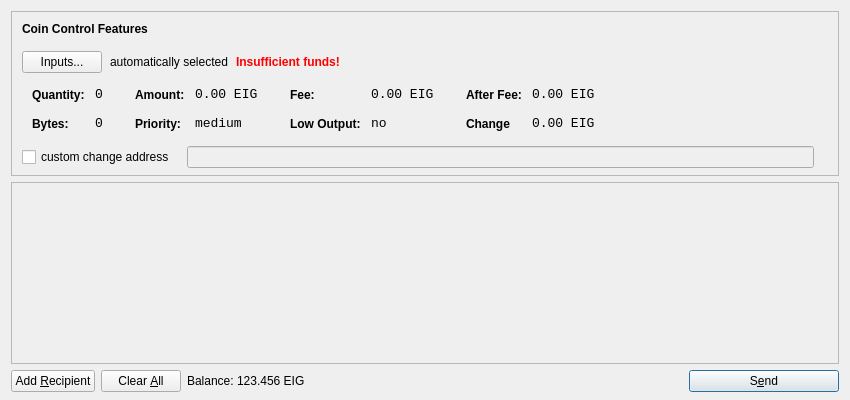
<?xml version="1.0" encoding="UTF-8"?>
<ui version="4.0">
 <class>SendCoinsDialog</class>
 <widget class="QDialog" name="SendCoinsDialog">
  <property name="geometry">
   <rect>
    <x>0</x>
    <y>0</y>
    <width>850</width>
    <height>400</height>
   </rect>
  </property>
  <property name="windowTitle">
   <string>Send Coins</string>
  </property>
  <layout class="QVBoxLayout" name="verticalLayout" stretch="0,1,0">
   <property name="bottomMargin">
    <number>8</number>
   </property>
   <item>
    <widget class="QFrame" name="frameCoinControl">
     <property name="sizePolicy">
      <sizepolicy hsizetype="Expanding" vsizetype="Expanding">
       <horstretch>0</horstretch>
       <verstretch>0</verstretch>
      </sizepolicy>
     </property>
     <property name="maximumSize">
      <size>
       <width>16777215</width>
       <height>16777215</height>
      </size>
     </property>
     <property name="frameShape">
      <enum>QFrame::StyledPanel</enum>
     </property>
     <property name="frameShadow">
      <enum>QFrame::Sunken</enum>
     </property>
     <layout class="QVBoxLayout" name="verticalLayoutCoinControl2">
      <property name="spacing">
       <number>-1</number>
      </property>
      <property name="leftMargin">
       <number>0</number>
      </property>
      <property name="topMargin">
       <number>0</number>
      </property>
      <property name="rightMargin">
       <number>0</number>
      </property>
      <property name="bottomMargin">
       <number>6</number>
      </property>
      <item>
       <layout class="QVBoxLayout" name="verticalLayoutCoinControl" stretch="0,0,0,0,1">
        <property name="spacing">
         <number>0</number>
        </property>
        <property name="leftMargin">
         <number>10</number>
        </property>
        <property name="topMargin">
         <number>10</number>
        </property>
        <item>
         <layout class="QHBoxLayout" name="horizontalLayoutCoinControl1">
          <property name="bottomMargin">
           <number>15</number>
          </property>
          <item>
           <widget class="QLabel" name="labelCoinControlFeatures">
            <property name="sizePolicy">
             <sizepolicy hsizetype="Preferred" vsizetype="Maximum">
              <horstretch>0</horstretch>
              <verstretch>0</verstretch>
             </sizepolicy>
            </property>
            <property name="font">
             <font>
              <weight>75</weight>
              <bold>true</bold>
             </font>
            </property>
            <property name="styleSheet">
             <string notr="true">font-weight:bold;</string>
            </property>
            <property name="text">
             <string>Coin Control Features</string>
            </property>
           </widget>
          </item>
         </layout>
        </item>
        <item>
         <layout class="QHBoxLayout" name="horizontalLayoutCoinControl2" stretch="0,0,0,0">
          <property name="spacing">
           <number>8</number>
          </property>
          <property name="bottomMargin">
           <number>10</number>
          </property>
          <item>
           <widget class="QPushButton" name="pushButtonCoinControl">
            <property name="styleSheet">
             <string notr="true"/>
            </property>
            <property name="text">
             <string>Inputs...</string>
            </property>
           </widget>
          </item>
          <item>
           <widget class="QLabel" name="labelCoinControlAutomaticallySelected">
            <property name="text">
             <string>automatically selected</string>
            </property>
            <property name="margin">
             <number>5</number>
            </property>
           </widget>
          </item>
          <item>
           <widget class="QLabel" name="labelCoinControlInsuffFunds">
            <property name="font">
             <font>
              <weight>75</weight>
              <bold>true</bold>
             </font>
            </property>
            <property name="styleSheet">
             <string notr="true">color:red;font-weight:bold;</string>
            </property>
            <property name="text">
             <string>Insufficient funds!</string>
            </property>
            <property name="margin">
             <number>5</number>
            </property>
           </widget>
          </item>
          <item>
           <spacer name="horizontalSpacerCoinControl">
            <property name="orientation">
             <enum>Qt::Horizontal</enum>
            </property>
            <property name="sizeHint" stdset="0">
             <size>
              <width>40</width>
              <height>1</height>
             </size>
            </property>
           </spacer>
          </item>
         </layout>
        </item>
        <item>
         <widget class="QWidget" name="widgetCoinControl" native="true">
          <property name="sizePolicy">
           <sizepolicy hsizetype="Preferred" vsizetype="Preferred">
            <horstretch>0</horstretch>
            <verstretch>0</verstretch>
           </sizepolicy>
          </property>
          <property name="minimumSize">
           <size>
            <width>0</width>
            <height>0</height>
           </size>
          </property>
          <property name="styleSheet">
           <string notr="true"/>
          </property>
          <layout class="QHBoxLayout" name="horizontalLayoutCoinControl5">
           <property name="margin">
            <number>0</number>
           </property>
           <item>
            <layout class="QHBoxLayout" name="horizontalLayoutCoinControl3" stretch="0,0,0,1">
             <property name="spacing">
              <number>20</number>
             </property>
             <property name="topMargin">
              <number>0</number>
             </property>
             <property name="bottomMargin">
              <number>10</number>
             </property>
             <item>
              <layout class="QFormLayout" name="formLayoutCoinControl1">
               <property name="horizontalSpacing">
                <number>10</number>
               </property>
               <property name="verticalSpacing">
                <number>14</number>
               </property>
               <property name="leftMargin">
                <number>10</number>
               </property>
               <property name="topMargin">
                <number>4</number>
               </property>
               <property name="rightMargin">
                <number>6</number>
               </property>
               <item row="0" column="0">
                <widget class="QLabel" name="labelCoinControlQuantityText">
                 <property name="styleSheet">
                  <string notr="true">font-weight:bold;</string>
                 </property>
                 <property name="text">
                  <string>Quantity:</string>
                 </property>
                 <property name="margin">
                  <number>0</number>
                 </property>
                </widget>
               </item>
               <item row="0" column="1">
                <widget class="QLabel" name="labelCoinControlQuantity">
                 <property name="font">
                  <font>
                   <family>Monospace</family>
                   <pointsize>10</pointsize>
                  </font>
                 </property>
                 <property name="cursor">
                  <cursorShape>IBeamCursor</cursorShape>
                 </property>
                 <property name="contextMenuPolicy">
                  <enum>Qt::ActionsContextMenu</enum>
                 </property>
                 <property name="text">
                  <string>0</string>
                 </property>
                 <property name="margin">
                  <number>0</number>
                 </property>
                 <property name="textInteractionFlags">
                  <set>Qt::LinksAccessibleByMouse|Qt::TextSelectableByKeyboard|Qt::TextSelectableByMouse</set>
                 </property>
                </widget>
               </item>
               <item row="1" column="0">
                <widget class="QLabel" name="labelCoinControlBytesText">
                 <property name="styleSheet">
                  <string notr="true">font-weight:bold;</string>
                 </property>
                 <property name="text">
                  <string>Bytes:</string>
                 </property>
                </widget>
               </item>
               <item row="1" column="1">
                <widget class="QLabel" name="labelCoinControlBytes">
                 <property name="font">
                  <font>
                   <family>Monospace</family>
                   <pointsize>10</pointsize>
                  </font>
                 </property>
                 <property name="cursor">
                  <cursorShape>IBeamCursor</cursorShape>
                 </property>
                 <property name="contextMenuPolicy">
                  <enum>Qt::ActionsContextMenu</enum>
                 </property>
                 <property name="text">
                  <string>0</string>
                 </property>
                 <property name="textInteractionFlags">
                  <set>Qt::LinksAccessibleByMouse|Qt::TextSelectableByKeyboard|Qt::TextSelectableByMouse</set>
                 </property>
                </widget>
               </item>
              </layout>
             </item>
             <item>
              <layout class="QFormLayout" name="formLayoutCoinControl2">
               <property name="horizontalSpacing">
                <number>10</number>
               </property>
               <property name="verticalSpacing">
                <number>14</number>
               </property>
               <property name="leftMargin">
                <number>6</number>
               </property>
               <property name="topMargin">
                <number>4</number>
               </property>
               <property name="rightMargin">
                <number>6</number>
               </property>
               <item row="0" column="0">
                <widget class="QLabel" name="labelCoinControlAmountText">
                 <property name="styleSheet">
                  <string notr="true">font-weight:bold;</string>
                 </property>
                 <property name="text">
                  <string>Amount:</string>
                 </property>
                 <property name="margin">
                  <number>0</number>
                 </property>
                </widget>
               </item>
               <item row="0" column="1">
                <widget class="QLabel" name="labelCoinControlAmount">
                 <property name="font">
                  <font>
                   <family>Monospace</family>
                   <pointsize>10</pointsize>
                  </font>
                 </property>
                 <property name="cursor">
                  <cursorShape>IBeamCursor</cursorShape>
                 </property>
                 <property name="contextMenuPolicy">
                  <enum>Qt::ActionsContextMenu</enum>
                 </property>
                 <property name="text">
                  <string>0.00 EIG</string>
                 </property>
                 <property name="textInteractionFlags">
                  <set>Qt::LinksAccessibleByMouse|Qt::TextSelectableByKeyboard|Qt::TextSelectableByMouse</set>
                 </property>
                </widget>
               </item>
               <item row="1" column="0">
                <widget class="QLabel" name="labelCoinControlPriorityText">
                 <property name="styleSheet">
                  <string notr="true">font-weight:bold;</string>
                 </property>
                 <property name="text">
                  <string>Priority:</string>
                 </property>
                </widget>
               </item>
               <item row="1" column="1">
                <widget class="QLabel" name="labelCoinControlPriority">
                 <property name="font">
                  <font>
                   <family>Monospace</family>
                   <pointsize>10</pointsize>
                  </font>
                 </property>
                 <property name="cursor">
                  <cursorShape>IBeamCursor</cursorShape>
                 </property>
                 <property name="contextMenuPolicy">
                  <enum>Qt::ActionsContextMenu</enum>
                 </property>
                 <property name="text">
                  <string>medium</string>
                 </property>
                 <property name="textInteractionFlags">
                  <set>Qt::LinksAccessibleByMouse|Qt::TextSelectableByKeyboard|Qt::TextSelectableByMouse</set>
                 </property>
                </widget>
               </item>
              </layout>
             </item>
             <item>
              <layout class="QFormLayout" name="formLayoutCoinControl3">
               <property name="horizontalSpacing">
                <number>10</number>
               </property>
               <property name="verticalSpacing">
                <number>14</number>
               </property>
               <property name="leftMargin">
                <number>6</number>
               </property>
               <property name="topMargin">
                <number>4</number>
               </property>
               <property name="rightMargin">
                <number>6</number>
               </property>
               <item row="0" column="0">
                <widget class="QLabel" name="labelCoinControlFeeText">
                 <property name="styleSheet">
                  <string notr="true">font-weight:bold;</string>
                 </property>
                 <property name="text">
                  <string>Fee:</string>
                 </property>
                 <property name="margin">
                  <number>0</number>
                 </property>
                </widget>
               </item>
               <item row="0" column="1">
                <widget class="QLabel" name="labelCoinControlFee">
                 <property name="font">
                  <font>
                   <family>Monospace</family>
                   <pointsize>10</pointsize>
                  </font>
                 </property>
                 <property name="cursor">
                  <cursorShape>IBeamCursor</cursorShape>
                 </property>
                 <property name="contextMenuPolicy">
                  <enum>Qt::ActionsContextMenu</enum>
                 </property>
                 <property name="text">
                  <string>0.00 EIG</string>
                 </property>
                 <property name="textInteractionFlags">
                  <set>Qt::LinksAccessibleByMouse|Qt::TextSelectableByKeyboard|Qt::TextSelectableByMouse</set>
                 </property>
                </widget>
               </item>
               <item row="1" column="0">
                <widget class="QLabel" name="labelCoinControlLowOutputText">
                 <property name="styleSheet">
                  <string notr="true">font-weight:bold;</string>
                 </property>
                 <property name="text">
                  <string>Low Output:</string>
                 </property>
                </widget>
               </item>
               <item row="1" column="1">
                <widget class="QLabel" name="labelCoinControlLowOutput">
                 <property name="font">
                  <font>
                   <family>Monospace</family>
                   <pointsize>10</pointsize>
                  </font>
                 </property>
                 <property name="cursor">
                  <cursorShape>IBeamCursor</cursorShape>
                 </property>
                 <property name="contextMenuPolicy">
                  <enum>Qt::ActionsContextMenu</enum>
                 </property>
                 <property name="text">
                  <string>no</string>
                 </property>
                 <property name="textInteractionFlags">
                  <set>Qt::LinksAccessibleByMouse|Qt::TextSelectableByKeyboard|Qt::TextSelectableByMouse</set>
                 </property>
                </widget>
               </item>
              </layout>
             </item>
             <item>
              <layout class="QFormLayout" name="formLayoutCoinControl4">
               <property name="horizontalSpacing">
                <number>10</number>
               </property>
               <property name="verticalSpacing">
                <number>14</number>
               </property>
               <property name="leftMargin">
                <number>6</number>
               </property>
               <property name="topMargin">
                <number>4</number>
               </property>
               <property name="rightMargin">
                <number>6</number>
               </property>
               <item row="0" column="0">
                <widget class="QLabel" name="labelCoinControlAfterFeeText">
                 <property name="styleSheet">
                  <string notr="true">font-weight:bold;</string>
                 </property>
                 <property name="text">
                  <string>After Fee:</string>
                 </property>
                 <property name="margin">
                  <number>0</number>
                 </property>
                </widget>
               </item>
               <item row="0" column="1">
                <widget class="QLabel" name="labelCoinControlAfterFee">
                 <property name="font">
                  <font>
                   <family>Monospace</family>
                   <pointsize>10</pointsize>
                  </font>
                 </property>
                 <property name="cursor">
                  <cursorShape>IBeamCursor</cursorShape>
                 </property>
                 <property name="contextMenuPolicy">
                  <enum>Qt::ActionsContextMenu</enum>
                 </property>
                 <property name="text">
                  <string>0.00 EIG</string>
                 </property>
                 <property name="textInteractionFlags">
                  <set>Qt::LinksAccessibleByMouse|Qt::TextSelectableByKeyboard|Qt::TextSelectableByMouse</set>
                 </property>
                </widget>
               </item>
               <item row="1" column="0">
                <widget class="QLabel" name="labelCoinControlChangeText">
                 <property name="styleSheet">
                  <string notr="true">font-weight:bold;</string>
                 </property>
                 <property name="text">
                  <string>Change</string>
                 </property>
                </widget>
               </item>
               <item row="1" column="1">
                <widget class="QLabel" name="labelCoinControlChange">
                 <property name="font">
                  <font>
                   <family>Monospace</family>
                   <pointsize>10</pointsize>
                  </font>
                 </property>
                 <property name="cursor">
                  <cursorShape>IBeamCursor</cursorShape>
                 </property>
                 <property name="contextMenuPolicy">
                  <enum>Qt::ActionsContextMenu</enum>
                 </property>
                 <property name="text">
                  <string>0.00 EIG</string>
                 </property>
                 <property name="textInteractionFlags">
                  <set>Qt::LinksAccessibleByMouse|Qt::TextSelectableByKeyboard|Qt::TextSelectableByMouse</set>
                 </property>
                </widget>
               </item>
              </layout>
             </item>
            </layout>
           </item>
          </layout>
         </widget>
        </item>
        <item>
         <layout class="QHBoxLayout" name="horizontalLayoutCoinControl4" stretch="0,0,0">
          <property name="spacing">
           <number>12</number>
          </property>
          <property name="sizeConstraint">
           <enum>QLayout::SetDefaultConstraint</enum>
          </property>
          <property name="topMargin">
           <number>5</number>
          </property>
          <property name="rightMargin">
           <number>5</number>
          </property>
          <item>
           <widget class="QCheckBox" name="checkBoxCoinControlChange">
            <property name="text">
             <string>custom change address</string>
            </property>
           </widget>
          </item>
          <item>
           <widget class="QLineEdit" name="lineEditCoinControlChange">
            <property name="enabled">
             <bool>false</bool>
            </property>
            <property name="sizePolicy">
             <sizepolicy hsizetype="Expanding" vsizetype="Fixed">
              <horstretch>0</horstretch>
              <verstretch>0</verstretch>
             </sizepolicy>
            </property>
           </widget>
          </item>
          <item>
           <widget class="QLabel" name="labelCoinControlChangeLabel">
            <property name="sizePolicy">
             <sizepolicy hsizetype="Preferred" vsizetype="Expanding">
              <horstretch>0</horstretch>
              <verstretch>0</verstretch>
             </sizepolicy>
            </property>
            <property name="minimumSize">
             <size>
              <width>0</width>
              <height>0</height>
             </size>
            </property>
            <property name="text">
             <string/>
            </property>
            <property name="margin">
             <number>3</number>
            </property>
           </widget>
          </item>
         </layout>
        </item>
        <item>
         <spacer name="verticalSpacerCoinControl">
          <property name="orientation">
           <enum>Qt::Vertical</enum>
          </property>
          <property name="sizeHint" stdset="0">
           <size>
            <width>800</width>
            <height>1</height>
           </size>
          </property>
         </spacer>
        </item>
       </layout>
      </item>
     </layout>
    </widget>
   </item>
   <item>
    <widget class="QScrollArea" name="scrollArea">
     <property name="widgetResizable">
      <bool>true</bool>
     </property>
     <widget class="QWidget" name="scrollAreaWidgetContents">
      <property name="geometry">
       <rect>
        <x>0</x>
        <y>0</y>
        <width>830</width>
        <height>165</height>
       </rect>
      </property>
      <layout class="QVBoxLayout" name="verticalLayout_2">
       <property name="margin">
        <number>0</number>
       </property>
       <item>
        <layout class="QVBoxLayout" name="entries">
         <property name="spacing">
          <number>6</number>
         </property>
        </layout>
       </item>
       <item>
        <spacer name="verticalSpacer">
         <property name="orientation">
          <enum>Qt::Vertical</enum>
         </property>
         <property name="sizeHint" stdset="0">
          <size>
           <width>20</width>
           <height>40</height>
          </size>
         </property>
        </spacer>
       </item>
      </layout>
     </widget>
    </widget>
   </item>
   <item>
    <layout class="QHBoxLayout" name="horizontalLayout">
     <item>
      <widget class="QPushButton" name="addButton">
       <property name="toolTip">
        <string>Send to multiple recipients at once</string>
       </property>
       <property name="text">
        <string>Add &amp;Recipient</string>
       </property>
       <property name="icon">
        <iconset resource="../bitcoin.qrc">
         <normaloff>:/icons/add</normaloff>:/icons/add</iconset>
       </property>
       <property name="autoDefault">
        <bool>false</bool>
       </property>
      </widget>
     </item>
     <item>
      <widget class="QPushButton" name="clearButton">
       <property name="sizePolicy">
        <sizepolicy hsizetype="Minimum" vsizetype="Fixed">
         <horstretch>0</horstretch>
         <verstretch>0</verstretch>
        </sizepolicy>
       </property>
       <property name="toolTip">
        <string>Remove all transaction fields</string>
       </property>
       <property name="text">
        <string>Clear &amp;All</string>
       </property>
       <property name="icon">
        <iconset resource="../bitcoin.qrc">
         <normaloff>:/icons/remove</normaloff>:/icons/remove</iconset>
       </property>
       <property name="autoRepeatDelay">
        <number>300</number>
       </property>
       <property name="autoDefault">
        <bool>false</bool>
       </property>
      </widget>
     </item>
     <item>
      <layout class="QHBoxLayout" name="horizontalLayout_2">
       <property name="spacing">
        <number>3</number>
       </property>
       <item>
        <widget class="QLabel" name="label">
         <property name="sizePolicy">
          <sizepolicy hsizetype="Preferred" vsizetype="Fixed">
           <horstretch>0</horstretch>
           <verstretch>0</verstretch>
          </sizepolicy>
         </property>
         <property name="text">
          <string>Balance:</string>
         </property>
        </widget>
       </item>
       <item>
        <widget class="QLabel" name="labelBalance">
         <property name="sizePolicy">
          <sizepolicy hsizetype="Preferred" vsizetype="Fixed">
           <horstretch>0</horstretch>
           <verstretch>0</verstretch>
          </sizepolicy>
         </property>
         <property name="cursor">
          <cursorShape>IBeamCursor</cursorShape>
         </property>
         <property name="text">
          <string>123.456 EIG</string>
         </property>
         <property name="textInteractionFlags">
          <set>Qt::LinksAccessibleByMouse|Qt::TextSelectableByKeyboard|Qt::TextSelectableByMouse</set>
         </property>
        </widget>
       </item>
      </layout>
     </item>
     <item>
      <spacer name="horizontalSpacer">
       <property name="orientation">
        <enum>Qt::Horizontal</enum>
       </property>
       <property name="sizeHint" stdset="0">
        <size>
         <width>40</width>
         <height>20</height>
        </size>
       </property>
      </spacer>
     </item>
     <item>
      <widget class="QPushButton" name="sendButton">
       <property name="minimumSize">
        <size>
         <width>150</width>
         <height>0</height>
        </size>
       </property>
       <property name="toolTip">
        <string>Confirm the send action</string>
       </property>
       <property name="text">
        <string>S&amp;end</string>
       </property>
       <property name="icon">
        <iconset resource="../bitcoin.qrc">
         <normaloff>:/icons/send</normaloff>:/icons/send</iconset>
       </property>
       <property name="default">
        <bool>true</bool>
       </property>
      </widget>
     </item>
    </layout>
   </item>
  </layout>
 </widget>
 <resources>
  <include location="../bitcoin.qrc"/>
 </resources>
 <connections/>
</ui>
